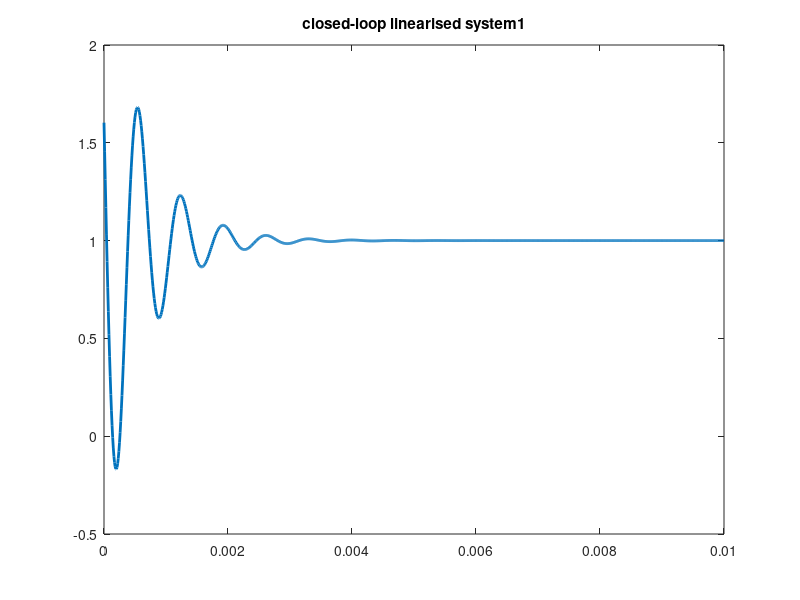
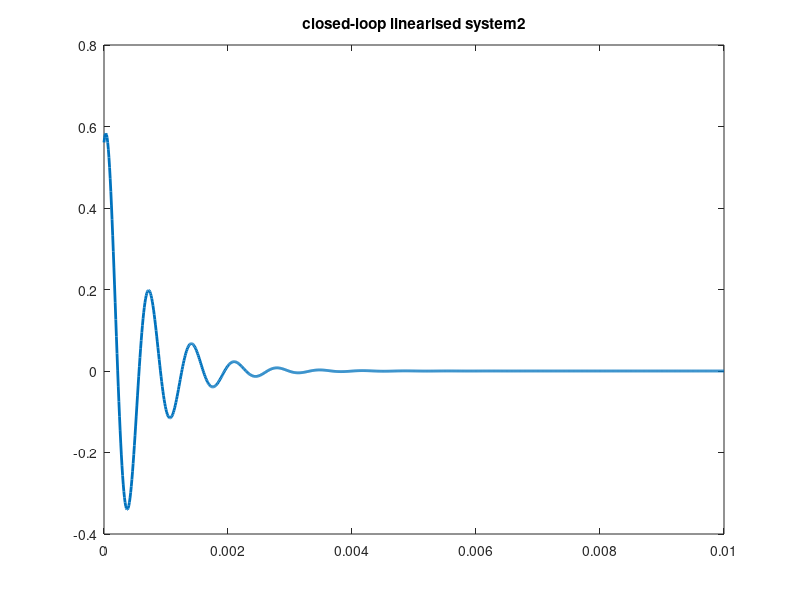

MATLAB code for these plots, in order:
Ad=[0.9972 0.2259;-0.0249 0.9872];
Bd=[0 18181.82;75000 -100000];
C=[1 0];
D=[0];
K = [0.1047 1.7542;0.1136 1.3050];

perturbation=1*rand(1,2);
X = [20 0.4]+perturbation;
U = [0 0];
Z = [];
Time = [0];
tinterval=5;

Ad = Ad-Bd*K

sys=ss(Ad,Bd,C,D)

t = 0:0.00001:0.01;
perturbation=1*rand(1,2);
X0 = [0 0]+perturbation;
U = zeros(length(t),2);
[ycl,tcl,xcl]=lsim(sys,U,t,X0');

y_eq=20
 ycl=ycl+y_eq
 
 figure(1)
plot(tcl,xcl(:,1)+1,'LineWidth',2)
title('closed-loop linearised system1')

figure(2)   
plot(tcl,xcl(:,2),'LineWidth',2)
title('closed-loop linearised system2')